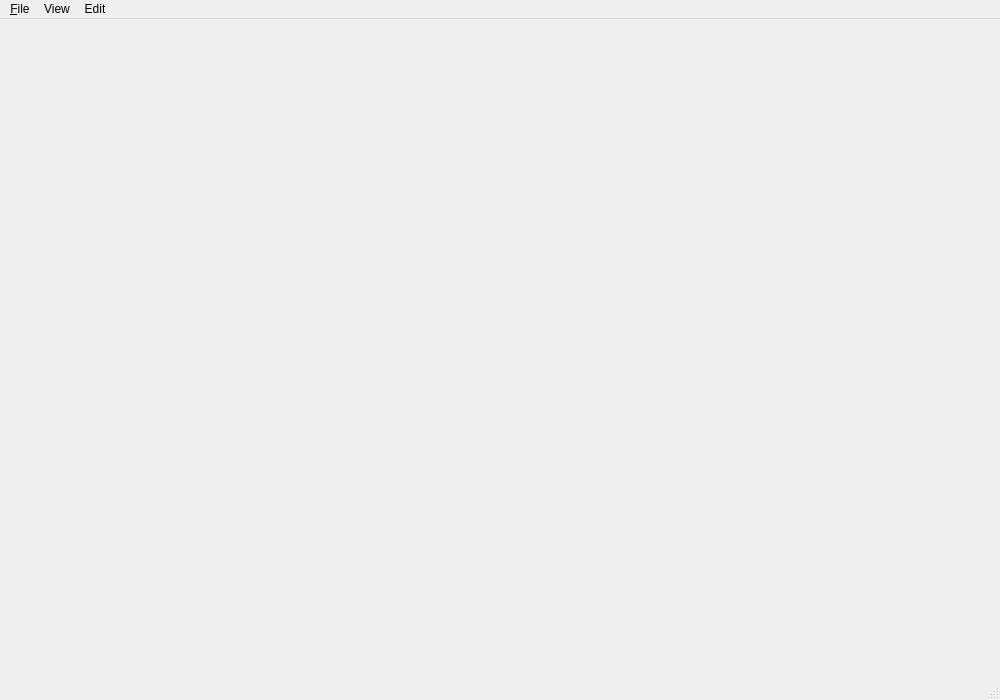
<?xml version="1.0" encoding="UTF-8"?>
<ui version="4.0">
 <class>ViewerGuiClass</class>
 <widget class="QMainWindow" name="ViewerGuiClass">
  <property name="geometry">
   <rect>
    <x>0</x>
    <y>0</y>
    <width>1000</width>
    <height>700</height>
   </rect>
  </property>
  <property name="windowTitle">
   <string>Octomap Viewer</string>
  </property>
  <widget class="QWidget" name="centralwidget"/>
  <widget class="QMenuBar" name="menubar">
   <property name="geometry">
    <rect>
     <x>0</x>
     <y>0</y>
     <width>1000</width>
     <height>23</height>
    </rect>
   </property>
   <widget class="QMenu" name="menu_File">
    <property name="title">
     <string>&amp;File</string>
    </property>
    <widget class="QMenu" name="menuShow">
     <property name="title">
      <string>Show</string>
     </property>
    </widget>
    <addaction name="actionOpen_file"/>
    <addaction name="actionOpen_graph_incremental"/>
    <addaction name="actionOpen_collection"/>
    <addaction name="actionReload_Octree"/>
    <addaction name="separator"/>
    <addaction name="actionSave_file"/>
    <addaction name="actionExport_view"/>
    <addaction name="actionExport_sequence"/>
    <addaction name="separator"/>
    <addaction name="menuShow"/>
    <addaction name="loadcampose"/>
    <addaction name="savecampose"/>
    <addaction name="separator"/>
    <addaction name="actionHelp"/>
    <addaction name="actionExit"/>
   </widget>
   <widget class="QMenu" name="menuView">
    <property name="title">
     <string>View</string>
    </property>
    <widget class="QMenu" name="menuView_mode">
     <property name="title">
      <string>View Mode</string>
     </property>
     <addaction name="actionHeight_map"/>
     <addaction name="actionPrintout_mode"/>
     <addaction name="actionSemanticColoring"/>
    </widget>
    <widget class="QMenu" name="menuBackground_color">
     <property name="title">
      <string>Background</string>
     </property>
     <addaction name="action_bg_black"/>
     <addaction name="action_bg_white"/>
     <addaction name="action_bg_gray"/>
    </widget>
    <addaction name="actionPointcloud"/>
    <addaction name="actionOctree_cells"/>
    <addaction name="actionFree"/>
    <addaction name="actionSelected"/>
    <addaction name="actionOctree_structure"/>
    <addaction name="actionTrajectory"/>
    <addaction name="actionAxes"/>
    <addaction name="actionHideBackground"/>
    <addaction name="separator"/>
    <addaction name="actionAlternateRendering"/>
    <addaction name="separator"/>
    <addaction name="actionReset_view"/>
    <addaction name="actionStore_camera"/>
    <addaction name="actionRestore_camera"/>
    <addaction name="separator"/>
    <addaction name="menuView_mode"/>
    <addaction name="separator"/>
    <addaction name="menuBackground_color"/>
   </widget>
   <widget class="QMenu" name="menuInteract">
    <property name="title">
     <string>Edit</string>
    </property>
    <widget class="QMenu" name="menuDelete_nodes">
     <property name="enabled">
      <bool>false</bool>
     </property>
     <property name="title">
      <string>Delete nodes</string>
     </property>
     <addaction name="actionDelete_nodes_in_selection"/>
     <addaction name="actionDelete_nodes_outside_of_selection"/>
    </widget>
    <widget class="QMenu" name="menuFill_selection">
     <property name="enabled">
      <bool>false</bool>
     </property>
     <property name="title">
      <string>Fill selection</string>
     </property>
     <addaction name="actionClear_selection"/>
     <addaction name="actionFill_selection"/>
     <addaction name="separator"/>
     <addaction name="actionClear_unknown_in_selection"/>
     <addaction name="actionFill_unknown_in_selection"/>
    </widget>
    <widget class="QMenu" name="menuChange_nodes_in_selection">
     <property name="enabled">
      <bool>false</bool>
     </property>
     <property name="title">
      <string>Change nodes in selection</string>
     </property>
     <addaction name="actionClear_nodes_in_selection"/>
     <addaction name="actionFill_nodes_in_selection"/>
    </widget>
    <addaction name="actionConvert_ml_tree"/>
    <addaction name="actionPrune_tree"/>
    <addaction name="actionExpand_tree"/>
    <addaction name="separator"/>
    <addaction name="actionSelection_box"/>
    <addaction name="menuFill_selection"/>
    <addaction name="menuChange_nodes_in_selection"/>
    <addaction name="menuDelete_nodes"/>
    <addaction name="separator"/>
    <addaction name="actionClear"/>
    <addaction name="separator"/>
    <addaction name="actionSettings"/>
   </widget>
   <addaction name="menu_File"/>
   <addaction name="menuView"/>
   <addaction name="menuInteract"/>
  </widget>
  <widget class="QStatusBar" name="statusbar"/>
  <action name="actionOpen_file">
   <property name="icon">
    <iconset resource="../../src/icons.qrc">
     <normaloff>:/icons/document-open.png</normaloff>:/icons/document-open.png</iconset>
   </property>
   <property name="text">
    <string>Open file...</string>
   </property>
   <property name="toolTip">
    <string>Open file</string>
   </property>
  </action>
  <action name="actionSave_file">
   <property name="icon">
    <iconset resource="../../src/icons.qrc">
     <normaloff>:/icons/document-save.png</normaloff>:/icons/document-save.png</iconset>
   </property>
   <property name="text">
    <string>Save tree...</string>
   </property>
   <property name="toolTip">
    <string>Save tree to file</string>
   </property>
  </action>
  <action name="actionExit">
   <property name="icon">
    <iconset resource="../../src/icons.qrc">
     <normaloff>:/icons/application-exit.png</normaloff>:/icons/application-exit.png</iconset>
   </property>
   <property name="text">
    <string>Exit</string>
   </property>
   <property name="shortcut">
    <string>Q</string>
   </property>
  </action>
  <action name="actionPointcloud">
   <property name="checkable">
    <bool>true</bool>
   </property>
   <property name="checked">
    <bool>true</bool>
   </property>
   <property name="text">
    <string>Pointcloud</string>
   </property>
   <property name="shortcut">
    <string>P</string>
   </property>
  </action>
  <action name="actionOctree_cells">
   <property name="checkable">
    <bool>true</bool>
   </property>
   <property name="checked">
    <bool>true</bool>
   </property>
   <property name="text">
    <string>Occupied Octree Volumes</string>
   </property>
   <property name="shortcut">
    <string>O</string>
   </property>
  </action>
  <action name="actionOctree_structure">
   <property name="checkable">
    <bool>true</bool>
   </property>
   <property name="text">
    <string>Octree Structure</string>
   </property>
   <property name="shortcut">
    <string>S</string>
   </property>
  </action>
  <action name="actionTrajectory">
   <property name="checkable">
    <bool>true</bool>
   </property>
   <property name="text">
    <string>Trajectory</string>
   </property>
   <property name="shortcut">
    <string>T</string>
   </property>
  </action>
  <action name="actionAxes">
   <property name="checkable">
    <bool>true</bool>
   </property>
   <property name="text">
    <string>Submap axes</string>
   </property>
   <property name="shortcut">
    <string>X</string>
   </property>
  </action>
  <action name="actionHideBackground">
   <property name="checkable">
    <bool>true</bool>
   </property>
   <property name="text">
    <string>Hide background map</string>
   </property>
   <property name="shortcut">
    <string>0</string>
   </property>
  </action>
  <action name="actionSwitchRenderMode">
   <property name="checkable">
    <bool>false</bool>
   </property>
   <property name="text">
    <string>Alternative rendering</string>
   </property>
  </action>
  <action name="actionClear">
   <property name="text">
    <string>Remove all octrees</string>
   </property>
   <property name="shortcut">
    <string>C</string>
   </property>
  </action>
  <action name="actionFree">
   <property name="checkable">
    <bool>true</bool>
   </property>
   <property name="text">
    <string>Free Octree Volumes</string>
   </property>
   <property name="shortcut">
    <string>F</string>
   </property>
  </action>
  <action name="savecampose">
   <property name="text">
    <string>Save viewer state (camera, window)</string>
   </property>
  </action>
  <action name="loadcampose">
   <property name="text">
    <string>Load viewer state (camera, window)</string>
   </property>
  </action>
  <action name="actionHelp">
   <property name="icon">
    <iconset resource="../../src/icons.qrc">
     <normaloff>:/icons/help-contents.png</normaloff>:/icons/help-contents.png</iconset>
   </property>
   <property name="text">
    <string>Help</string>
   </property>
  </action>
  <action name="actionSettings">
   <property name="icon">
    <iconset resource="../../src/icons.qrc">
     <normaloff>:/icons/configure.png</normaloff>:/icons/configure.png</iconset>
   </property>
   <property name="text">
    <string>Settings</string>
   </property>
  </action>
  <action name="actionReset_view">
   <property name="icon">
    <iconset resource="../../src/icons.qrc">
     <normaloff>:/icons/edit-undo.png</normaloff>:/icons/edit-undo.png</iconset>
   </property>
   <property name="text">
    <string>Reset View</string>
   </property>
   <property name="toolTip">
    <string>Reset the 3D viewpoint</string>
   </property>
  </action>
  <action name="actionTest">
   <property name="text">
    <string>Test</string>
   </property>
  </action>
  <action name="actionPrune_tree">
   <property name="checked">
    <bool>false</bool>
   </property>
   <property name="icon">
    <iconset resource="../../src/icons.qrc">
     <normaloff>:/icons/go-top.png</normaloff>:/icons/go-top.png</iconset>
   </property>
   <property name="text">
    <string>Prune tree</string>
   </property>
  </action>
  <action name="actionConvert_ml_tree">
   <property name="checked">
    <bool>false</bool>
   </property>
   <property name="text">
    <string>Convert to maximum likelihood tree</string>
   </property>
   <property name="toolTip">
    <string>Convert to maximum likelihood tree</string>
   </property>
  </action>
  <action name="actionPrintout_mode">
   <property name="checkable">
    <bool>true</bool>
   </property>
   <property name="text">
    <string>Printout (black/white)</string>
   </property>
  </action>
  <action name="actionSemanticColoring">
   <property name="checkable">
    <bool>true</bool>
   </property>
   <property name="text">
    <string>Semantic Coloring</string>
   </property>
  </action>
  <action name="actionOpen_graph_incremental">
   <property name="icon">
    <iconset resource="../../src/icons.qrc">
     <normaloff>:/icons/document-open.png</normaloff>:/icons/document-open.png</iconset>
   </property>
   <property name="text">
    <string>Open graph incremental...</string>
   </property>
  </action>
  <action name="actionOpen_collection">
   <property name="icon">
    <iconset resource="../../src/icons.qrc">
     <normaloff>:/icons/document-open.png</normaloff>:/icons/document-open.png</iconset>
   </property>
   <property name="text">
    <string>Open Collection</string>
   </property>
  </action>
  <action name="actionExport_view">
   <property name="icon">
    <iconset resource="../../src/icons.qrc">
     <normaloff>:/icons/view-preview.png</normaloff>:/icons/view-preview.png</iconset>
   </property>
   <property name="text">
    <string>Export view...</string>
   </property>
  </action>
  <action name="actionStore_camera">
   <property name="text">
    <string>Store Camera</string>
   </property>
  </action>
  <action name="actionRestore_camera">
   <property name="enabled">
    <bool>false</bool>
   </property>
   <property name="text">
    <string>Restore camera</string>
   </property>
  </action>
  <action name="actionHeight_map">
   <property name="checkable">
    <bool>true</bool>
   </property>
   <property name="text">
    <string>Height map (color coded)</string>
   </property>
   <property name="shortcut">
    <string>1</string>
   </property>
  </action>
  <action name="action_bg_black">
   <property name="text">
    <string>Black</string>
   </property>
  </action>
  <action name="action_bg_white">
   <property name="text">
    <string>White</string>
   </property>
  </action>
  <action name="action_bg_gray">
   <property name="text">
    <string>Gray</string>
   </property>
  </action>
  <action name="actionChanged_free_only">
   <property name="checkable">
    <bool>true</bool>
   </property>
   <property name="text">
    <string>Selected Octree Volumes</string>
   </property>
  </action>
  <action name="actionExpand_tree">
   <property name="icon">
    <iconset resource="../../src/icons.qrc">
     <normaloff>:/icons/go-bottom.png</normaloff>:/icons/go-bottom.png</iconset>
   </property>
   <property name="text">
    <string>Expand tree</string>
   </property>
   <property name="toolTip">
    <string>Expand tree</string>
   </property>
  </action>
  <action name="actionReload_Octree">
   <property name="icon">
    <iconset resource="../../src/icons.qrc">
     <normaloff>:/icons/view-refresh.png</normaloff>:/icons/view-refresh.png</iconset>
   </property>
   <property name="text">
    <string>Reload Octree</string>
   </property>
   <property name="toolTip">
    <string>Reload the current progress of the Octree</string>
   </property>
   <property name="shortcut">
    <string>R</string>
   </property>
  </action>
  <action name="actionFollow_Mode">
   <property name="checkable">
    <bool>true</bool>
   </property>
   <property name="text">
    <string>Fly Mode</string>
   </property>
  </action>
  <action name="actionExport_sequence">
   <property name="checkable">
    <bool>true</bool>
   </property>
   <property name="text">
    <string>Export view as image sequence...</string>
   </property>
   <property name="toolTip">
    <string>Export view as image sequence. This can be used to create videos.</string>
   </property>
  </action>
  <action name="actionSelected">
   <property name="checkable">
    <bool>true</bool>
   </property>
   <property name="text">
    <string>Selected Octree Volumes</string>
   </property>
  </action>
  <action name="actionSelection_box">
   <property name="checkable">
    <bool>true</bool>
   </property>
   <property name="text">
    <string>Show selection box</string>
   </property>
  </action>
  <action name="actionClear_selection">
   <property name="enabled">
    <bool>true</bool>
   </property>
   <property name="text">
    <string>With &quot;free&quot; (all)</string>
   </property>
  </action>
  <action name="actionFill_selection">
   <property name="enabled">
    <bool>true</bool>
   </property>
   <property name="text">
    <string>With &quot;occupied&quot; (all)</string>
   </property>
  </action>
  <action name="actionClear_nodes_in_selection">
   <property name="enabled">
    <bool>true</bool>
   </property>
   <property name="text">
    <string>To &quot;free&quot;</string>
   </property>
  </action>
  <action name="actionFill_nodes_in_selection">
   <property name="enabled">
    <bool>true</bool>
   </property>
   <property name="text">
    <string>To &quot;occupied&quot;</string>
   </property>
  </action>
  <action name="actionDelete_nodes_in_selection">
   <property name="enabled">
    <bool>true</bool>
   </property>
   <property name="text">
    <string>In selection</string>
   </property>
  </action>
  <action name="actionDelete_nodes_outside_of_selection">
   <property name="enabled">
    <bool>true</bool>
   </property>
   <property name="text">
    <string>Outside of selection (crop)</string>
   </property>
  </action>
  <action name="actionClear_unknown_in_selection">
   <property name="enabled">
    <bool>true</bool>
   </property>
   <property name="text">
    <string>With &quot;free&quot; (only unknown)</string>
   </property>
  </action>
  <action name="actionFill_unknown_in_selection">
   <property name="enabled">
    <bool>true</bool>
   </property>
   <property name="text">
     <string>With &quot;occupied&quot; (only unknown)</string>
   </property>
  </action>
  <action name="actionAlternateRendering">
   <property name="checkable">
    <bool>true</bool>
   </property>
   <property name="text">
    <string>Alternate Rendering</string>
   </property>
   <property name="toolTip">
    <string>Uses precompiled rendering of the octomap. Faster and requires less CPU but more memory on your graphics card. The first rendering takes longer.</string>
   </property>
  </action>
 </widget>
 <resources>
  <include location="../../src/icons.qrc"/>
 </resources>
 <connections/>
</ui>
